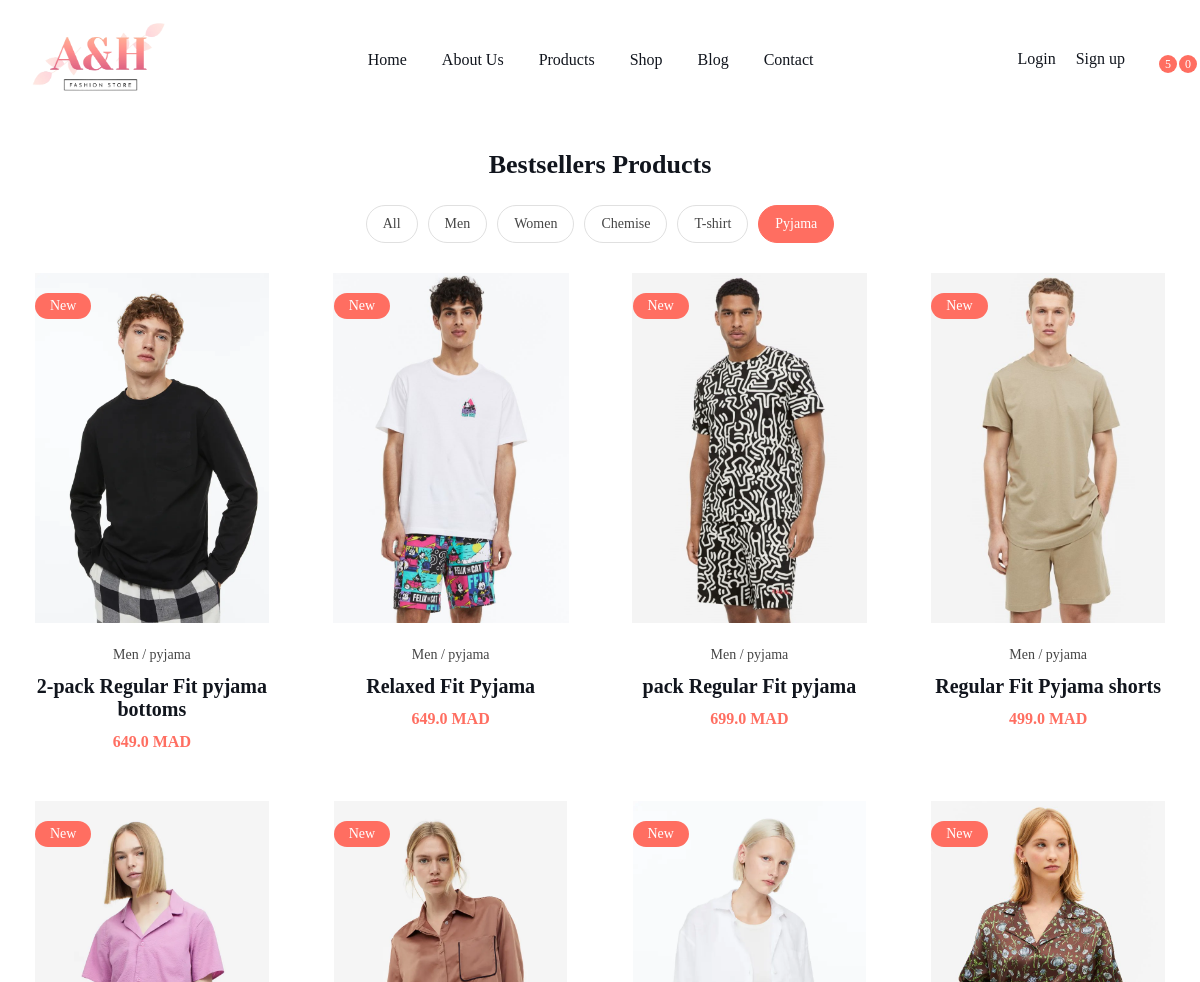
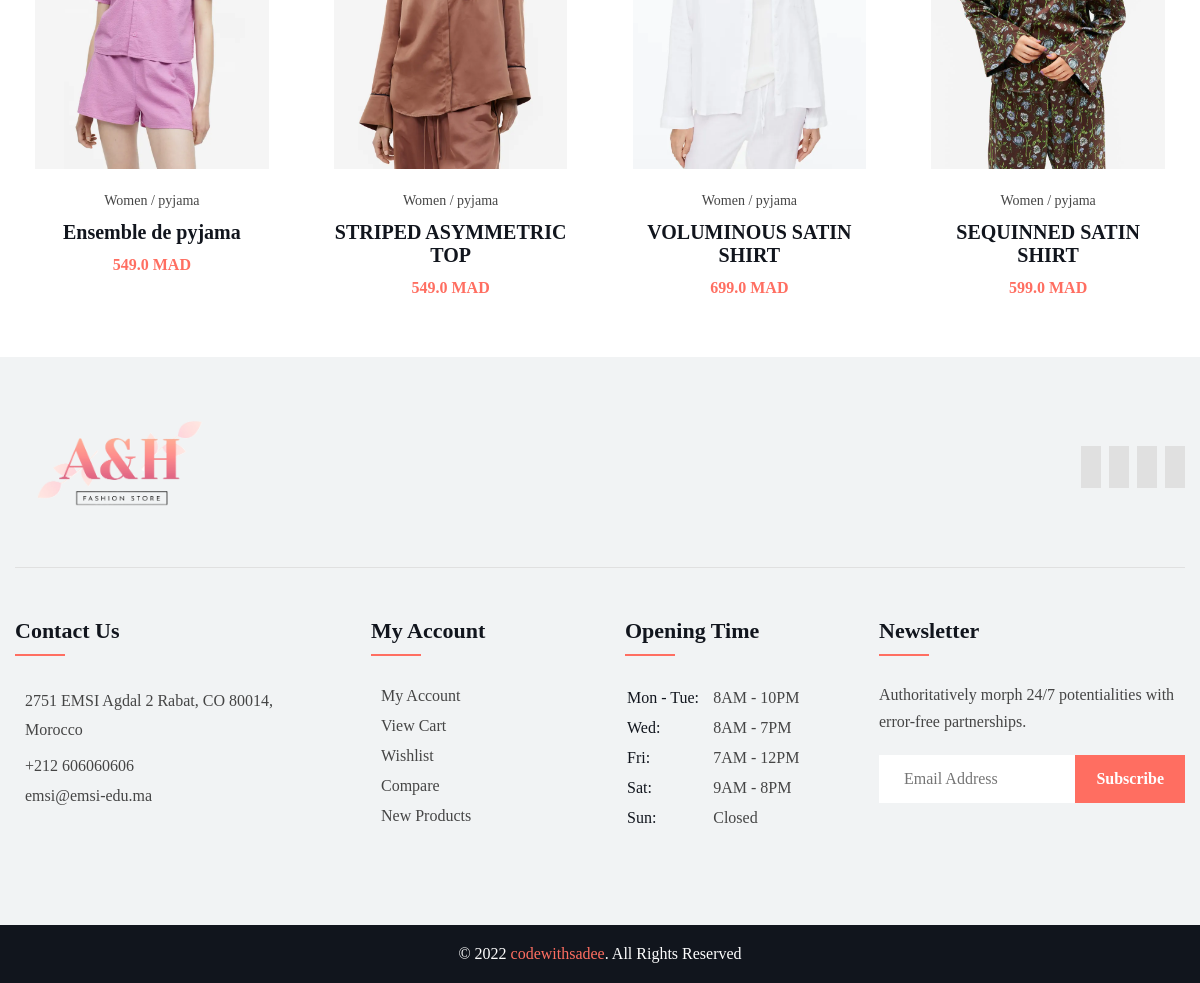
Screenshot of /Pyjama_products/ with the database file from the repository (2 pictures, top to bottom).
### myapp/models.py (models this page shows, shortened)
class Product(models.Model):
    choicesGender = [
        ("Men", "Men"),
        ("Women", "Women"),
        ("Men & Women", "Men & Women"),  # value , adminValue
    ]
    choicesType = [
        ("Chemise", "Chemise"),
        ("T-shirt", "T-shirt"),
        ("T-Pantalons", "T-Pantalons"),
        ("T-Manteaux ", "T-Manteaux "),
        ("pyjama", "pyjama"),
    ]
    name = models.CharField(max_length=200)
    price = models.FloatField()
    digital = models.BooleanField(default=False, null=True, blank=True)
    gender = models.CharField(
        max_length=50, null=True, blank=True, choices=choicesGender
    )
    type = models.CharField(max_length=50, null=True, blank=True, choices=choicesType)
    image = models.ImageField(null=True, blank=True)

### myapp/views.py (the view)
# urls.py: path("Pyjama_products/", views.Pyjama_products, name="Pyjama_products"),
def Pyjama_products(request):
    if request.user.is_authenticated:
        customer = request.user.customer
        order, created = Order.objects.get_or_create(customer=customer, complete=False)
        items = order.orderitem_set.all()
        cartItems = order.get_cart_items
    else:
        items = []
        order = {"get_cart_total": 0, "get_cart_items": 0}
        cartItems = order["get_cart_items"]
    products = Product.objects.filter(type="pyjama")
    context = {"products": products, "cartItems": cartItems}
    return render(request, "pages/Pyjama_products.html", context)

### templates/pages/Pyjama_products.html (shortened to what this page needs)
{% extends 'base.html' %}
{% block content %}
{% load static %}
<link rel="stylesheet" href="{% static 'css/products.css' %}">
<section class="section product">
    <div class="container">
      <h2 class="h2 section-title">Bestsellers Products</h2>
      <ul class="filter-list">
        <li>
          <a href="{% url 'products_page' %}"><button class="filter-btn">All</button></a>
        </li>
        <li>
          <a href="{% url 'Men_products' %}"><button  class="filter-btn ">Men</button></a>
        </li>
        <li>
           <a href="{% url 'Women_products' %}"><button  class="filter-btn ">Women</button></a>
        </li>
        <li>
          <a href="{% url 'Chemise_products' %}"><button class="filter-btn ">Chemise</button></a>
        </li>
        <li>
          <a href="{% url 'Tshirt_products' %}"><button class="filter-btn">T-shirt</button></a>
        </li>
        <li>
          <a href="{% url 'Pyjama_products' %}"><button class="filter-btn active">Pyjama</button></a>
        </li>
      </ul>
      <ul class="product-list">
        {% for product in products %}
        <li class="product-item">
          <div class="product-card" tabindex="0">
            <figure class="card-banner" style="background-color: white;">
              <a href="{% url 'product_page' product.id %}">
                <img src="{{product.image.url}}" width="312" height="350" loading="lazy" class="image-contain">
              </a>
              <div class="card-badge">New</div>
            </figure>
            <div class="card-content">
              <div class="card-cat">
                <a href="#" class="card-cat-link">{{product.gender}}</a> /
                <a href="#" class="card-cat-link">{{product.type}}</a>
              </div>
              <h3 class="h3 card-title">
                <a href="#">{{product.name}}</a>
              </h3>
              <data class="card-price" value="180.85">{{product.price}} MAD</data>
            </div>
          </div>
        </li>
       {% endfor %}
      </ul>
    </div>
  </section>
{% endblock content %}

### PFA/static/css/navbar.css (style rules this page uses)
li { list-style: none; }
a { text-decoration: none; }
button, input { font: inherit; background: none; border: none; }
button { cursor: pointer; }
.container { padding-inline: 15px; }
.section { padding-block: var(--section-padding); }
.h1, .h2, .h3, .h4 { color: var(--rich-black-fogra-29); }
.h2 { font-size: var(--fs-2); }
.h3 { font-size: var(--fs-4); }
.card-banner { background: var(--cultured); position: relative; height: 350px; overflow: hidden; }
.image-contain { width: 100%; height: 100%; object-fit: contain; object-position: center; transition: var(--transition-2); }
.card-badge { position: absolute; top: 20px; left: 20px; background: var(--bittersweet); color: var(--white); padding: 5px 15px; font-family: var(--ff-roboto); font-size: var(--fs-7); border-radius: 25px; }
.card-content { padding: 24px 15px 0; text-align: center; }
.card-cat { font-family: var(--ff-roboto); color: var(--onyx); font-size: var(--fs-7); margin-bottom: 12px; }
.card-cat-link { display: inline-block; color: inherit; transition: var(--transition-1); }
.product-card .card-title { margin-bottom: 12px; }
.product-card .card-title > a { color: inherit; transition: var(--transition-1); }
.card-price { color: var(--bittersweet); font-family: var(--ff-roboto); font-weight: var(--fw-600); }

### PFA/static/css/products.css (style rules this page uses)
.product .section-title { text-align: center; margin-bottom: 25px; }
.filter-list { display: flex; flex-wrap: wrap; justify-content: center; align-items: center; gap: 10px; margin-bottom: 30px; }
.filter-btn { color: var(--onyx); padding: 10px 16px; font-family: var(--ff-roboto); font-size: var(--fs-7); font-weight: var(--fw-500); border: 1px solid var(--gainsboro); border-radius: 30px; }
.filter-btn.active { background: var(--bittersweet); color: var(--white); border-color: var(--bittersweet); }
.product-list { display: grid; gap: 50px 25px; }
@media (min-width: 575px) { .product-list { grid-template-columns: 1fr 1fr; } }
@media (min-width: 992px) { .product-list { grid-template-columns: repeat(3, 1fr); } }
@media (min-width: 1200px) { .product-list { grid-template-columns: repeat(4, 1fr); } }

### rows the page displays
Product: image (picture), gender "Men", type "pyjama", name "2-pack Regular Fit pyjama bottoms", price "649.0"
Product: image (picture), gender "Men", type "pyjama", name "Relaxed Fit Pyjama", price "649.0"
Product: image (picture), gender "Men", type "pyjama", name "pack Regular Fit pyjama", price "699.0"
Product: image (picture), gender "Men", type "pyjama", name "Regular Fit Pyjama shorts", price "499.0"
Product: image (picture), gender "Women", type "pyjama", name "Ensemble de pyjama", price "549.0"
Product: image (picture), gender "Women", type "pyjama", name "STRIPED ASYMMETRIC TOP", price "549.0"
Product: image (picture), gender "Women", type "pyjama", name "VOLUMINOUS SATIN SHIRT", price "699.0"
Product: image (picture), gender "Women", type "pyjama", name "SEQUINNED SATIN SHIRT", price "599.0"

### other values shown
{{ cartItems }} "0"
